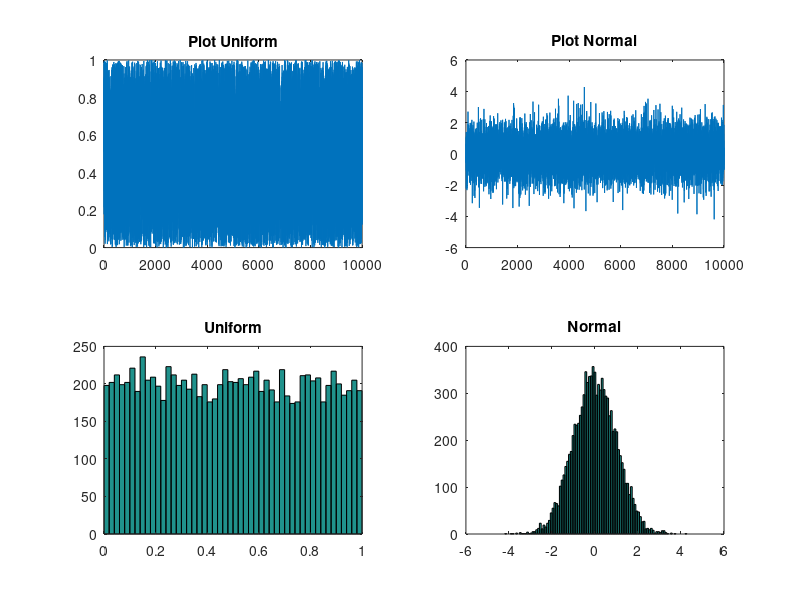

MATLAB code for this plot:
%% Plot examples
%%
% Two plots in the same window
%rand(10000,1) is a vector of 100000 rands, (1 -> 1 row), if we put
%rand(10000) then it's a NxN matrix

%subplots(number) to put the different plots in the same window

RU = rand(10000,1); 
RN = randn(10000,1);
subplot(221), plot(RU), title('Plot Uniform');
subplot(222), plot(RN); title ('Plot Normal')
subplot(223), hist(RU, 50), title('Uniform');
subplot(224), hist(RN, 100); title ('Normal')